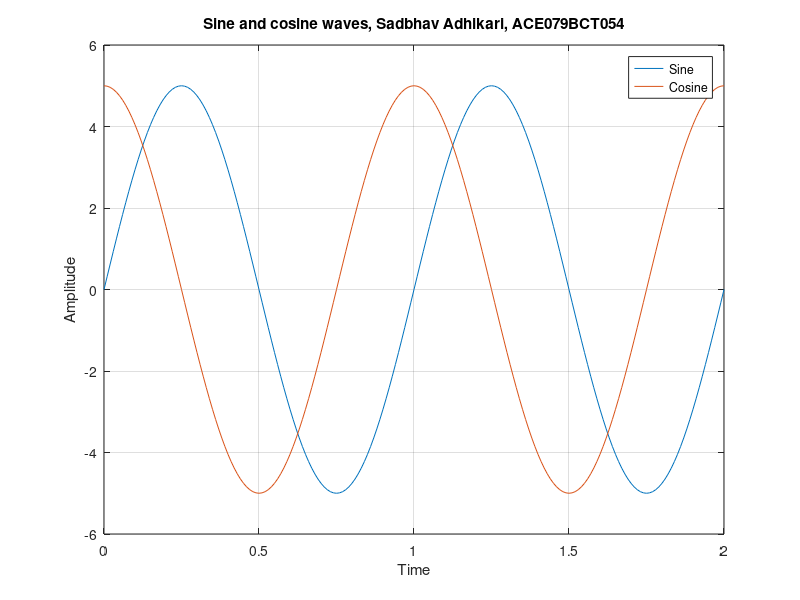

MATLAB code to generate this figure:
t = 0:0.01:2;
a = 5;
f = 1;

y1 = a * sin(2 * pi * f * t);
x = t;
plot(x, y1);
hold on;

y2 = a * cos(2 * pi * f * t);
plot(x, y2);

title("Sine and cosine waves, Sadbhav Adhikari, ACE079BCT054")
xlabel("Time");
ylabel("Amplitude");
legend("Sine", "Cosine");
grid on;